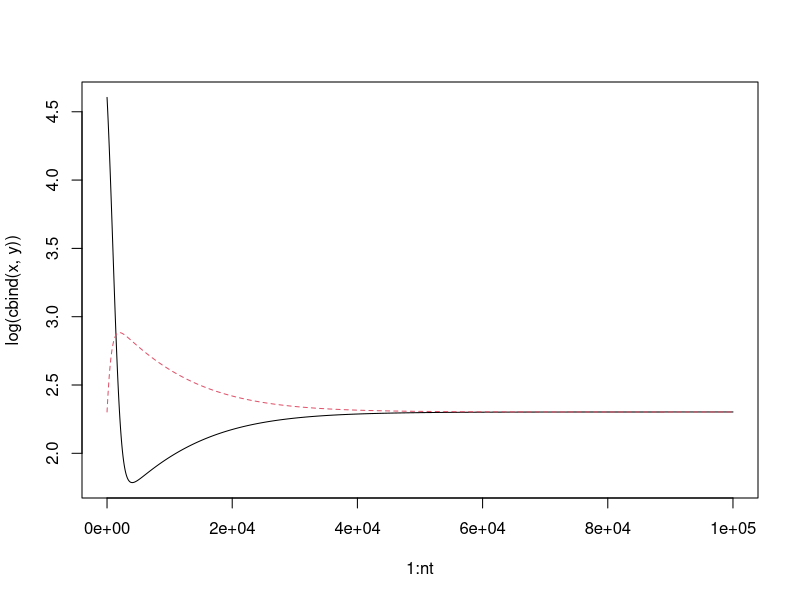

R code for this plot:
##################################################################################
### Exploratory time-series plots of predator-prey dynamics in continuous time ###
##################################################################################

alpha <- 10  # prey growth
beta <- 0.1    # meeting rate
gamma <- 0.1   # prey to predator conversion
delta <- 0.1   # death of predator
  
dx <- function(x,y,alpha,beta,abiotic=F){
  if(abiotic==F) return(alpha*x - beta*x*y)
  if(abiotic==T) return(alpha - beta*x*y)
  }
dy <- function(x,y,beta,gamma,delta){
  beta*gamma*x*y - delta*y
  }

nt <- 10^5
x <- y <- vector("numeric",length=nt)
x0 <- 100
y0 <- 10

x[1] <- x0
y[1] <- y0
steplen <- 10^-3
#i0 <- 0.1
#iota <- i0*rep(rep(c(0,x0),c(90,1)),length.out=nt)
#iota <- i0*rep(1,nt)

for(t in 2:nt){
  x[t] <- x[t-1] + dx(x[t-1],y[t-1],alpha,beta,abiotic=T)*steplen # + iota[t-1]
  y[t] <- y[t-1] + dy(x[t-1],y[t-1],beta,gamma,delta)*steplen
  }

matplot(1:nt,log(cbind(x,y)),type="l")

#i0 <- 0.1
#iota <- i0*rep(rep(c(0,x0),c(90,1)),length.out=nt)
#iota <- i0*rep(1,nt)

###
# a <- 2
# b <- -1
# abiotic <- function(x) a/x-b
# curve(abiotic(x),xlim=c(0,10))
# curve(x+x*abiotic(x),xlim=c(0,10))
# abline(0,1,col="red",lty=2)
